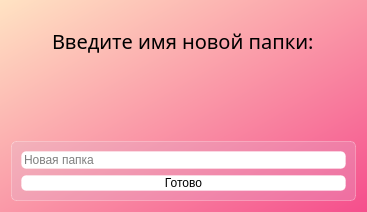
<?xml version="1.0" encoding="UTF-8"?>
<ui version="4.0">
 <class>WinDirAdd</class>
 <widget class="QDialog" name="WinDirAdd">
  <property name="geometry">
   <rect>
    <x>0</x>
    <y>0</y>
    <width>367</width>
    <height>212</height>
   </rect>
  </property>
  <property name="minimumSize">
   <size>
    <width>367</width>
    <height>212</height>
   </size>
  </property>
  <property name="maximumSize">
   <size>
    <width>367</width>
    <height>212</height>
   </size>
  </property>
  <property name="windowTitle">
   <string>Введите название файла</string>
  </property>
  <property name="windowIcon">
   <iconset resource="res.qrc">
    <normaloff>:/icons/icons/axolot.png</normaloff>:/icons/icons/axolot.png</iconset>
  </property>
  <property name="styleSheet">
   <string notr="true">background:  qlineargradient(spread:repeat, x1:0, y1:0, x2:1, y2:1, stop:0 rgba(255, 227, 195, 255), stop:1 rgba(245, 78, 140, 255))</string>
  </property>
  <layout class="QVBoxLayout" name="verticalLayout_2">
   <item alignment="Qt::AlignmentFlag::AlignHCenter">
    <widget class="QLabel" name="label">
     <property name="font">
      <font>
       <family>Sitka</family>
       <pointsize>15</pointsize>
       <italic>false</italic>
       <bold>false</bold>
      </font>
     </property>
     <property name="layoutDirection">
      <enum>Qt::LayoutDirection::LeftToRight</enum>
     </property>
     <property name="autoFillBackground">
      <bool>false</bool>
     </property>
     <property name="styleSheet">
      <string notr="true">font: 15pt &quot;Sitka&quot;;
background-color: none;
color: black;
border-radius: 7px;</string>
     </property>
     <property name="text">
      <string>Введите имя новой папки:</string>
     </property>
    </widget>
   </item>
   <item>
    <widget class="QLabel" name="labelError">
     <property name="styleSheet">
      <string notr="true">background-color: none;</string>
     </property>
     <property name="text">
      <string/>
     </property>
    </widget>
   </item>
   <item>
    <widget class="QFrame" name="frame">
     <property name="styleSheet">
      <string notr="true">background-color: rgba(216, 193, 219, 60);
border: 1px solid rgba(255, 255, 255, 70);
border-radius: 5px;
font: 900 11pt &quot;Segoe UI Black&quot;;
color: rgb(91, 61, 107)</string>
     </property>
     <layout class="QVBoxLayout" name="verticalLayout">
      <item>
       <widget class="QLineEdit" name="lineEdit">
        <property name="enabled">
         <bool>true</bool>
        </property>
        <property name="mouseTracking">
         <bool>true</bool>
        </property>
        <property name="styleSheet">
         <string notr="true">QLineEdit {
background-color: white;
font: 11pt &quot;Sitka&quot;;
color: black;
}
QLineEdit:hover {
background-color: rgb(225, 225, 225);
}

QLineEdit:pressed {
background-color: white;
}</string>
        </property>
        <property name="text">
         <string/>
        </property>
        <property name="placeholderText">
         <string>Новая папка</string>
        </property>
       </widget>
      </item>
      <item>
       <widget class="QPushButton" name="btn_add_dir">
        <property name="styleSheet">
         <string notr="true">QPushButton {
background-color: white;
font: 600 11pt &quot;Sitka&quot;;
color: black;
}
QPushButton:hover {
background-color: rgb(225, 225, 225);
}

QPushButton:pressed {
background-color: rgb(225, 225, 225);
}</string>
        </property>
        <property name="text">
         <string>Готово</string>
        </property>
       </widget>
      </item>
     </layout>
    </widget>
   </item>
  </layout>
 </widget>
 <resources>
  <include location="res.qrc"/>
 </resources>
 <connections/>
</ui>
